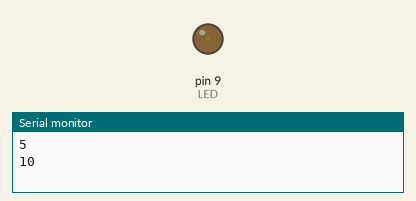
The sketch below on a simulated Arduino Uno, built with avr-gcc and run on an emulated ATmega328P. On the bench: output pins drawn as LEDs (lit = HIGH), the last lines printed to the serial monitor.

Above: at 0.05 s.
At 0.95 s:
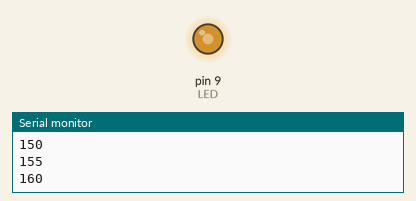
At 1.4 s:
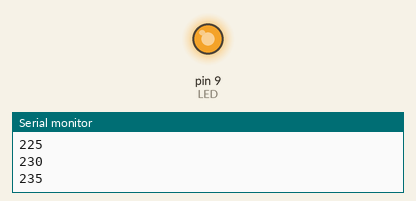
At 2.75 s:
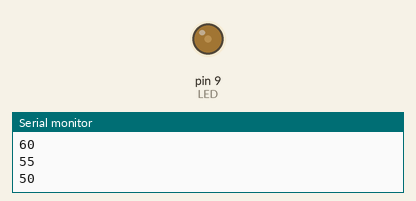
Timing chart, 0 to 7.1 s (numbered marks = the images above):
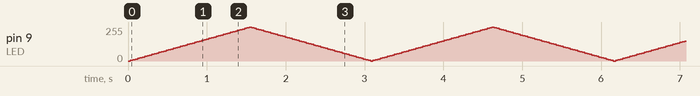

The sketch:

fade_led.ino
```cpp
#define LED 9

int brightness = 0;
int fadeAmount = 5;

void setup() {
  pinMode(LED, OUTPUT);
  Serial.begin(9600);
}

void loop() {
  analogWrite(LED, brightness);

  brightness += fadeAmount;

  if(brightness == 0 || brightness == 255)
    fadeAmount = -fadeAmount;

  Serial.println(brightness);

  delay(30);
}
```
